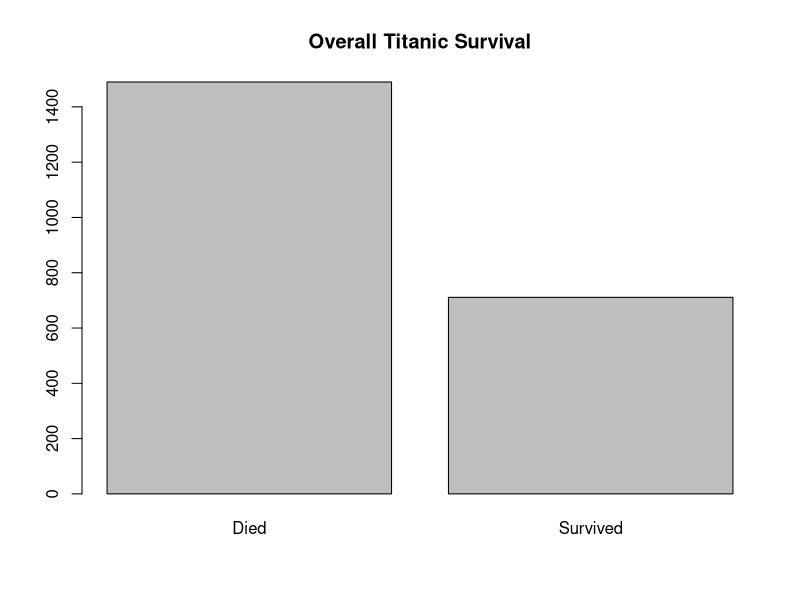
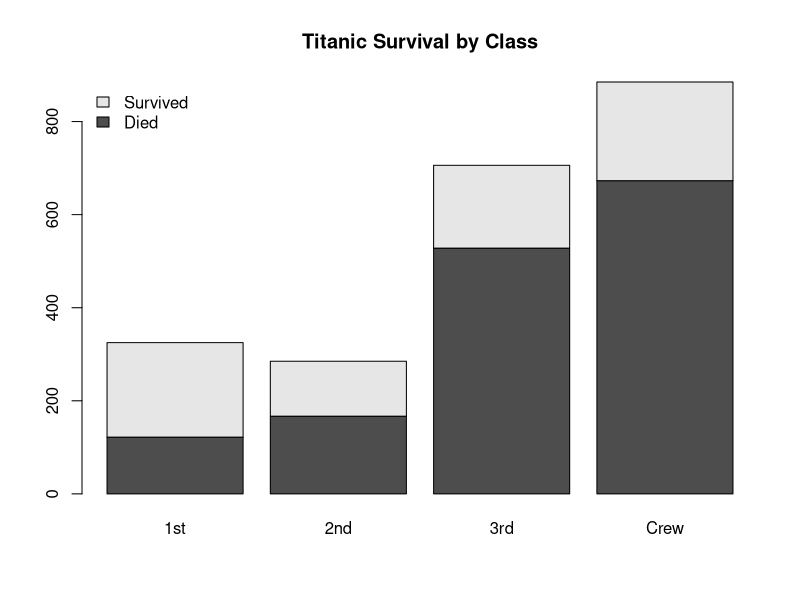
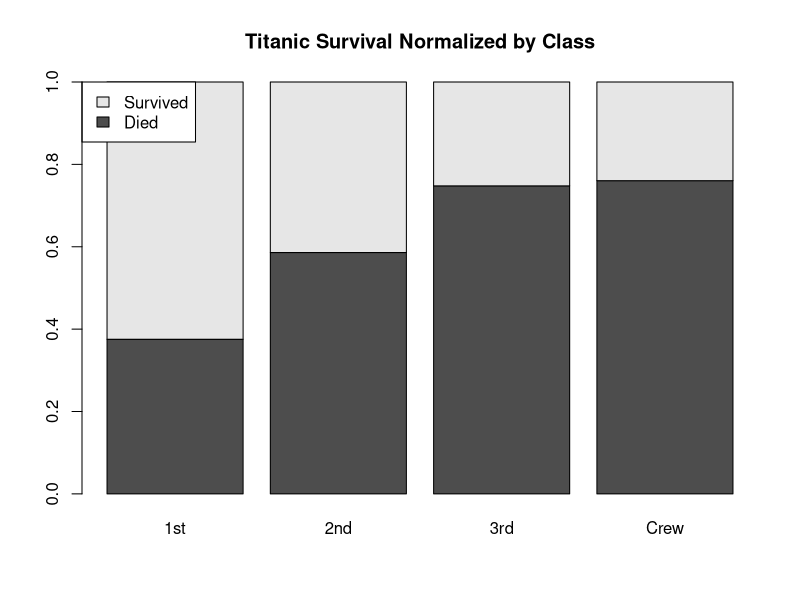
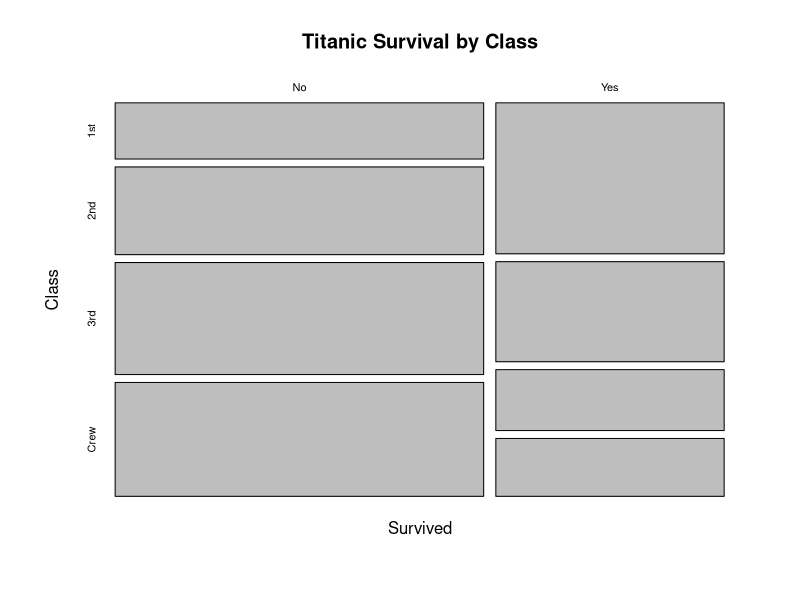
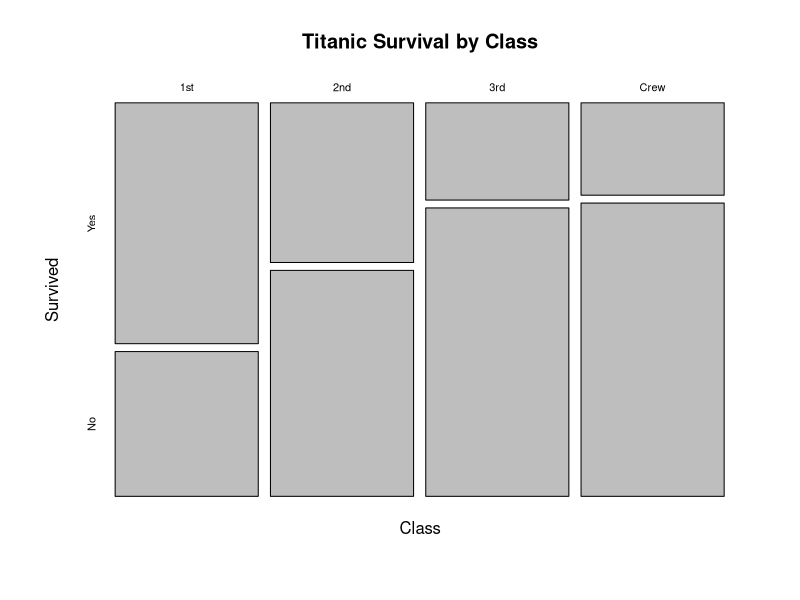
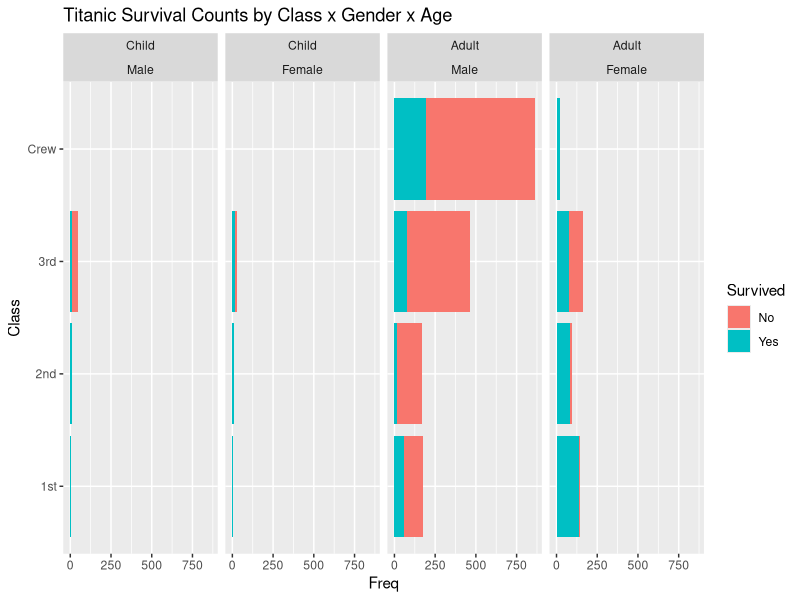
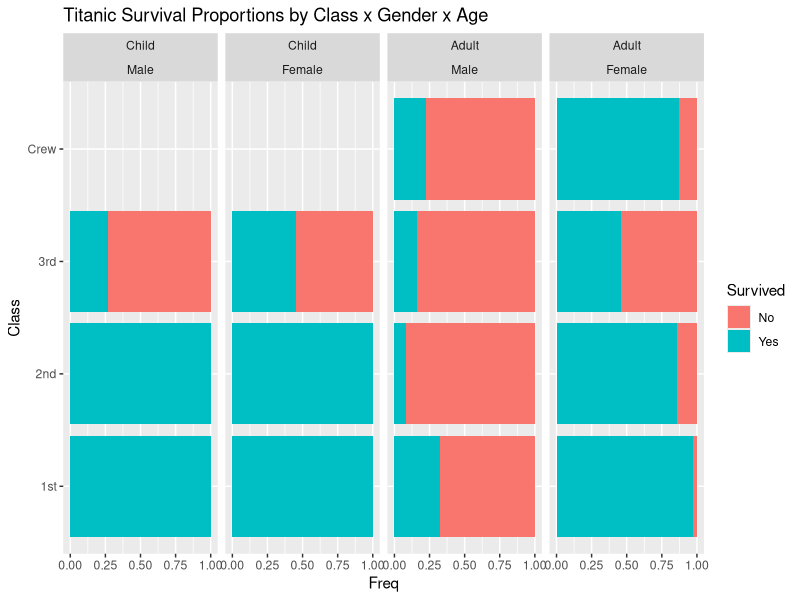

The R source for these figures, in order:
# For Titanic data, investigation of
# 1. effect of class on survival
# 2. effect of "women and children" first policy of the day

# Install these two packages first

if(!"ggplot2" %in% installed.packages())
  install.packages("ggplot2", repos='http://cran.us.r-project.org')
if(!"xtable" %in% installed.packages())
  install.packages("xtable", repos='http://cran.us.r-project.org')

library(ggplot2)
library(xtable)

# Load data.
data(Titanic)

# Titanic is a 4 dimensional array, where
# Dim 1 is Class: 1st, 2nd, 3rd, or crew
# Dim 2 is Sex: male or female
# Dim 3 is Age: child or adult
# Dim 4 is Survival (outcome variable):  no or yes
dim(Titanic)
?Titanic



#------------------------------------------------
# Overall survival rates
#------------------------------------------------
# To get overall survival rates, we must sum over all dimensions except the 4th
# one, which is survival.  apply() says: to the Titanic data, apply the function
# sum to all dimensions, except the 4th.
overall <-  apply(Titanic, 4, sum)
names(overall) <- c("Died", "Survived")

# To save plot as pdf, uncomment the pdf() and dev.off() lines:
# pdf("barplot.pdf", width=6, height=6)
barplot(overall, main="Overall Titanic Survival", names.arg=c("Died", "Survived"))
# dev.off()



#------------------------------------------------
# Survival by class
#------------------------------------------------
# To get survival split by class, we must sum over all dimensions except the
# 4th (survival) and the 1st (class)
by.class <- apply(Titanic, c(4,1), sum)

# Stacked barplot
# pdf("barplot2.pdf", width=10, height=5)
barplot(by.class, legend.text=c("Died", "Survived"),
        args.legend=list(x="topleft", bty='n'),
        main="Titanic Survival by Class")
# dev.off()

# Normalized/standardized barplot:
# get the class sums
class.sums <- apply(by.class, 2, sum)
# divide each row of by.class by class.sums to get proportions
by.class.norm <- apply(by.class, 1, function(x){x/class.sums})
# transpose (i.e. make the rows the columns, make the columns the rows)
by.class.norm <- t(by.class.norm)

# pdf("norm_barplot.pdf", width=10, height=5)
barplot(by.class.norm,
        legend.text=c("Died", "Survived"),
        args.legend=list(x="topleft"),
        main="Titanic Survival Normalized by Class")
#dev.off()

# the following is not quite what we want:
mosaicplot(by.class.norm, main="Titanic Survival by Class")

# pdf("mosaic_plot.pdf", width=10, height=5)
# rather we transpose the matrix and switch the rows
by.class.norm <- t(by.class.norm[2:1,])
mosaicplot(by.class.norm, main="Titanic Survival by Class")
# dev.off()

# LaTeX output
xtable(by.class)



#------------------------------------------------
# Survival by class x gender x age
#------------------------------------------------
# We use the ggplot package: http://ggplot2.org/
# Convert Titanic data to data.frame
Titanic.data.frame <- as.data.frame(Titanic)
Titanic.data.frame

# pdf("titanic.pdf", width=10, height=6)
pg.titanic <-
  ggplot(Titanic.data.frame, aes(Class, Freq, fill = Survived)) +
  facet_wrap(~ Age + Sex, nrow = 1) + coord_flip() +
  ggtitle("Titanic Survival Counts by Class x Gender x Age") +
  geom_bar(stat = "identity")
print(pg.titanic)
# dev.off()

# pdf("titanic2.pdf", width=10, height=6)
pg.titanic.prop <-
  ggplot(Titanic.data.frame, aes(x=Class, y=Freq)) +
  geom_bar(aes(fill = Survived), stat = "identity", position="fill") +
  facet_wrap( ~ Age + Sex, nrow = 1) +
  ggtitle("Titanic Survival Proportions by Class x Gender x Age") +
  coord_flip()
print(pg.titanic.prop)
# dev.off()



#------------------------------------------------
# Etc
#------------------------------------------------
temp <- apply(Titanic, c(4,1,2), sum)
temp.male <- temp[,,1]
temp.female <- temp[,,2]

temp.male <- rbind(temp.male, apply(temp.male, 2, sum))
temp.male <- cbind(temp.male, apply(temp.male, 1, sum))
colnames(temp.male)[5] <- "Total"
rownames(temp.male) <- c("Died", "Survived", "Total")
xtable(temp.male)

temp.female <- rbind(temp.female, apply(temp.female, 2, sum))
temp.female <- cbind(temp.female, apply(temp.female, 1, sum))
colnames(temp.female)[5] <- "Total"
rownames(temp.female) <- c("Died", "Survived", "Total")
xtable(temp.female)
